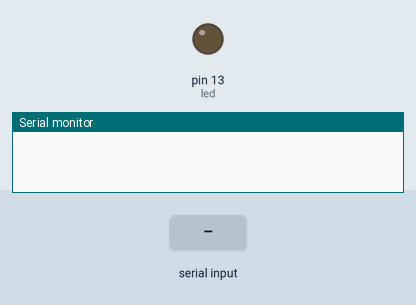
Simulated run of this sketch. Board: Arduino Uno, built with avr-gcc and run on an emulated ATmega328P. Shown: output pins drawn as LEDs (lit = HIGH), the last lines printed to the serial monitor. Inputs (shaded band) come from the test bench.

Above: at 1.2 s.
1.3 s: byte 1 (1) received over Serial
At 3.8 s:
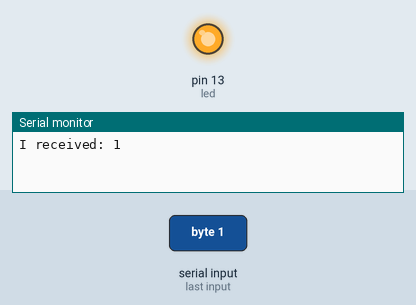
Timing chart, 0 to 5.3 s (numbered marks = the images above; inputs shaded):
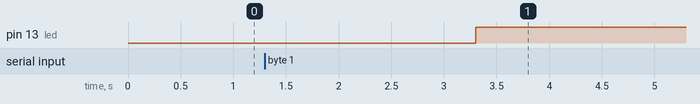

Measured:
- after the input at 1.3 s, pin 13 (led): LOW → HIGH after 2.0 s

The sketch:

sketch_apr19a.ino
```cpp
int incomingByte = 0;   // for incoming serial data
int led = 13;

void setup() {
  Serial.begin(9600);     // opens serial port, sets data rate to 9600 bps
  pinMode(led, OUTPUT);
}

void loop() {

  // send data only when you receive data:
  if (Serial.available() > 0) {
    // read the incoming byte:
    incomingByte = Serial.read();

    // say what you got:
    Serial.print("I received: ");
    Serial.println(incomingByte, DEC);
    delay(2000);
    if(incomingByte == 1){
      digitalWrite(led, HIGH);
    }
  }
}
```
